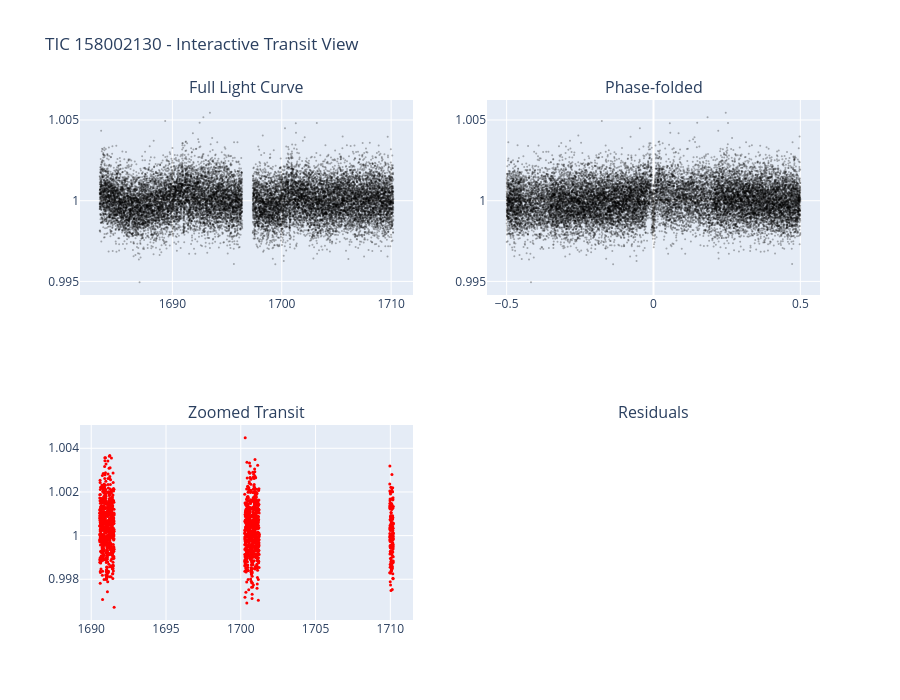
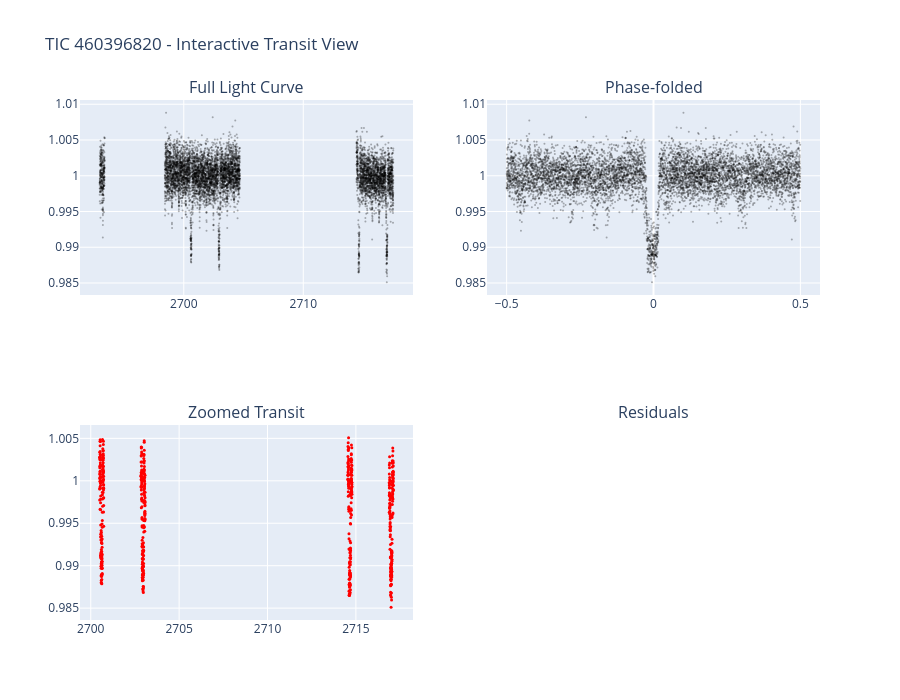

The notebook cell these images were saved under, in order:
### Code cell
def create_interactive_transit_plot(t, f, period, epoch, tic_id):
    phase = ((t - epoch + 0.5 * period) % period / period) - 0.5
    fig = make_subplots(rows=2, cols=2, subplot_titles=("Full Light Curve", "Phase-folded",
                                                         "Zoomed Transit", "Residuals"),
                        specs=[[{"type": "scatter"}, {"type": "scatter"}],
                               [{"type": "scatter"}, {"type": "histogram"}]])
    fig.add_trace(go.Scatter(x=t, y=f, mode="markers", marker=dict(size=2, color="black", opacity=0.3),
                             name="Light curve"), row=1, col=1)
    fig.add_trace(go.Scatter(x=phase, y=f, mode="markers", marker=dict(size=2, color="black", opacity=0.3),
                             name="Phase folded"), row=1, col=2)
    transit_mask = np.abs(phase) < 0.05
    if transit_mask.sum() > 0:
        fig.add_trace(go.Scatter(x=t[transit_mask], y=f[transit_mask], mode="markers",
                                 marker=dict(size=3, color="red"), name="Transit"), row=2, col=1)
    fig.update_layout(title=f"TIC {tic_id} - Interactive Transit View", height=700, showlegend=False)
    fig.write_html(O_FIGURES / f"interactive_transit_{tic_id}.html")
    fig.show()

for _, row in transit_results.head(2).iterrows():
    lc = get_lightcurve(int(row["tic_id"]))
    if lc is not None:
        create_interactive_transit_plot(lc["time"].values, lc["flux_norm"].values,
                                        row["period"], row["epoch"], int(row["tic_id"]))

### Figure 1 — Plotly figure (JSON) as saved in the notebook; plotly's stock layout.template omitted (floating-point values rounded to 4 significant figures; data arrays with more than 128 entries replaced by an {"elided": "..."} marker saying what was removed)
{"data": [{"marker": {"color": "black", "opacity": 0.3, "size": 2}, "mode": "markers", "name": "Light curve", "type": "scatter", "x": {"elided": "18423 float values"}, "xaxis": "x", "y": {"elided": "18423 float values"}, "yaxis": "y"}, {"marker": {"color": "black", "opacity": 0.3, "size": 2}, "mode": "markers", "name": "Phase folded", "type": "scatter", "x": {"elided": "18423 float values"}, "xaxis": "x2", "y": {"elided": "18423 float values"}, "yaxis": "y2"}, {"marker": {"color": "red", "size": 3}, "mode": "markers", "name": "Transit", "type": "scatter", "x": {"elided": "1574 float values"}, "xaxis": "x3", "y": {"elided": "1574 float values"}, "yaxis": "y3"}], "layout": {"annotations": [{"font": {"size": 16}, "showarrow": false, "text": "Full Light Curve", "x": 0.225, "xanchor": "center", "xref": "paper", "y": 1, "yanchor": "bottom", "yref": "paper"}, {"font": {"size": 16}, "showarrow": false, "text": "Phase-folded", "x": 0.775, "xanchor": "center", "xref": "paper", "y": 1, "yanchor": "bottom", "yref": "paper"}, {"font": {"size": 16}, "showarrow": false, "text": "Zoomed Transit", "x": 0.225, "xanchor": "center", "xref": "paper", "y": 0.375, "yanchor": "bottom", "yref": "paper"}, {"font": {"size": 16}, "showarrow": false, "text": "Residuals", "x": 0.775, "xanchor": "center", "xref": "paper", "y": 0.375, "yanchor": "bottom", "yref": "paper"}], "height": 700, "showlegend": false, "title": {"text": "TIC 158002130 - Interactive Transit View"}, "xaxis": {"anchor": "y", "domain": [0, 0.45]}, "xaxis2": {"anchor": "y2", "domain": [0.55, 1]}, "xaxis3": {"anchor": "y3", "domain": [0, 0.45]}, "xaxis4": {"anchor": "y4", "domain": [0.55, 1]}, "yaxis": {"anchor": "x", "domain": [0.625, 1]}, "yaxis2": {"anchor": "x2", "domain": [0.625, 1]}, "yaxis3": {"anchor": "x3", "domain": [0, 0.375]}, "yaxis4": {"anchor": "x4", "domain": [0, 0.375]}}}

### Figure 2 — Plotly figure (JSON) as saved in the notebook; plotly's stock layout.template omitted (floating-point values rounded to 4 significant figures; data arrays with more than 128 entries replaced by an {"elided": "..."} marker saying what was removed)
{"data": [{"marker": {"color": "black", "opacity": 0.3, "size": 2}, "mode": "markers", "name": "Light curve", "type": "scatter", "x": {"elided": "7037 float values"}, "xaxis": "x", "y": {"elided": "7037 float values"}, "yaxis": "y"}, {"marker": {"color": "black", "opacity": 0.3, "size": 2}, "mode": "markers", "name": "Phase folded", "type": "scatter", "x": {"elided": "7037 float values"}, "xaxis": "x2", "y": {"elided": "7037 float values"}, "yaxis": "y2"}, {"marker": {"color": "red", "size": 3}, "mode": "markers", "name": "Transit", "type": "scatter", "x": {"elided": "660 float values"}, "xaxis": "x3", "y": {"elided": "660 float values"}, "yaxis": "y3"}], "layout": {"annotations": [{"font": {"size": 16}, "showarrow": false, "text": "Full Light Curve", "x": 0.225, "xanchor": "center", "xref": "paper", "y": 1, "yanchor": "bottom", "yref": "paper"}, {"font": {"size": 16}, "showarrow": false, "text": "Phase-folded", "x": 0.775, "xanchor": "center", "xref": "paper", "y": 1, "yanchor": "bottom", "yref": "paper"}, {"font": {"size": 16}, "showarrow": false, "text": "Zoomed Transit", "x": 0.225, "xanchor": "center", "xref": "paper", "y": 0.375, "yanchor": "bottom", "yref": "paper"}, {"font": {"size": 16}, "showarrow": false, "text": "Residuals", "x": 0.775, "xanchor": "center", "xref": "paper", "y": 0.375, "yanchor": "bottom", "yref": "paper"}], "height": 700, "showlegend": false, "title": {"text": "TIC 460396820 - Interactive Transit View"}, "xaxis": {"anchor": "y", "domain": [0, 0.45]}, "xaxis2": {"anchor": "y2", "domain": [0.55, 1]}, "xaxis3": {"anchor": "y3", "domain": [0, 0.45]}, "xaxis4": {"anchor": "y4", "domain": [0.55, 1]}, "yaxis": {"anchor": "x", "domain": [0.625, 1]}, "yaxis2": {"anchor": "x2", "domain": [0.625, 1]}, "yaxis3": {"anchor": "x3", "domain": [0, 0.375]}, "yaxis4": {"anchor": "x4", "domain": [0, 0.375]}}}
